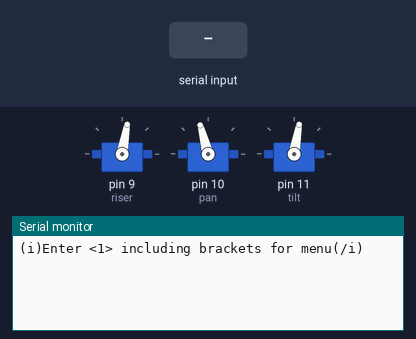
Bench run of a sketch on a simulated Arduino Mega 2560, built with avr-gcc and run on an emulated ATmega2560. Shown: 3 × servo, the last lines printed to the serial monitor. The test bench sets the inputs (shaded band).

Above: at 1.2 s.
1.3 s: "<90,45,200>" received over Serial
At 2.5 s:
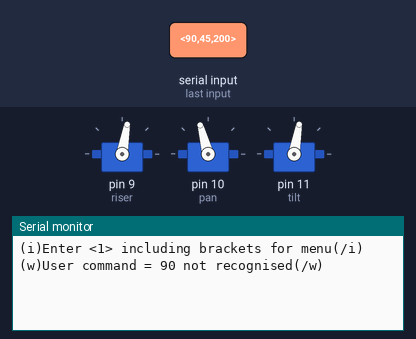
2.8 s: "<1>" received over Serial
At 3.6 s:
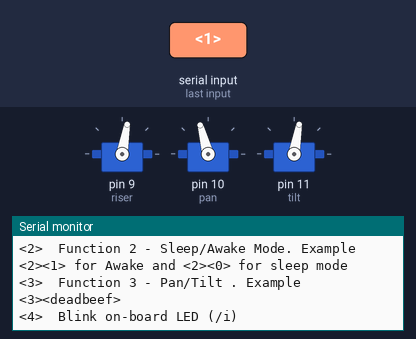

Measured:
- after the input at 1.3 s, the serial monitor: prints a new line at once (image 1)
- after the input at 2.8 s, the serial monitor: prints a new line at once (image 2)

The sketch:

skynet_arduino.ino
```cpp
/*
 * Skynet Arduino Control Code
*/

#include <Servo.h>
#include "adagio.h"

Servo riser, pan, tilt;


void setup() {
  initServos();
  initSerial();
  cmdRequest = true;  //request a user command
  Serial.println("(i)Enter <1> including brackets for menu(/i)");
}

void loop() {
  getUserInput();  // Non blocking when no data in UART buffer

  if (newData || requestUserInput) {  // There is:  1.A new command
                                      //            2.An on-going check for user input from a non blocking
                                      //              function being called from the 'case' as indicated
                                      //              by 'userCmd'(loop() that continues to call through 'switch')
                                      //            3.New valid user data not yet 'consumed' by some code

    if (newData && cmdRequest) {  // Update 'userCmd' new user command for switch structure
      userCmd = atoi(rxBuff);
      clear_rxBuff();  // clear the buffer for the next user input
      newData = cmdRequest = false;
    }

    switch (userCmd) {  // Same case could be called many times e.g. if a
                        // downstream function is awaiting user input (non blocking)
      case 1:           // <1>
        printMenu();
        newData = requestUserInput = false;  // Clear flags, downstream function could request user input again
        cmdRequest = true;                   // Should ideally be set by called function return - task may not complete on this call
        break;

      case 2:  // <2>
        changeAwakeState();
        break;

      // case 3:  // <2>
      //   pan();
      //   break;

      // case 4:  // <2>
      //   tilt();
      //   break;

      case 5:           // <4>
        blinkLED_BUILT_IN();
        newData = requestUserInput = false;  // Clear flags, downstream function could request user input again
        cmdRequest = true;                   // Should ideally be set by called function return - task may not complete on this call
        break;

      default:
        Serial.print("(w)User command = ");
        Serial.print(userCmd);
        Serial.println(" not recognised(/w)");
        clear_rxBuff();
        newData = false;
        cmdRequest = true;
        break;
    }
  }
}


/*-------------------------FUNCTIONS----------------------------*/
void initServos(){

  riser.attach(9);
  pan.attach(10);
  tilt.attach(11);
  riser.write(RISER_SLEEP_POS);
  pan.write(PAN_SLEEP_POS);
  tilt.write(TILT_SLEEP_POS);

}
void initSerial() {
  /*
  unsigned long t0, t1;
  t0 = micros();
  */
  Serial.begin(BAUDRATE);
  /*
  while(!Serial) {;}          // haven't seen this add any delay on Arduino Uno
  t1 = micros();
  Serial.print("Serial initialized in ");
  Serial.print(t1 - t0);
  Serial.println("us");
  Serial.println();
  */
}

// This function gets the user inputs encapsulated within the angle brackets <...> from the serial port
void getUserInput() {
  static bool inProgress = false;  // to indicate when a valid msg is being read - see next comment re static declaration
  static uint8_t index = 0;        // declare static because valid msg(s) might be read over multiple calls
  char rx;                         // local variable for sucessive RX bytes from UART
  char startMark = '<';            // look for start symbol. Don't assume all UART buffer data is valid
  char endMark = '>';              // message ends when indicated by the end symbol

  while (Serial.available() > 0 && !newData) {  // only process one user input at a time
    rx = (char)Serial.read();                   // always read data if available which empties the UART buffer whether valid data or not
    if (inProgress) {                           // only retreive data after the start symbol (startMark byte) is detected
      if (rx != endMark && index < MAX_DATA_LEN) {
        rxBuff[index++] = rx;  // add the data to rxBuff after the start byte was found on a previous iteration
        //Serial.println(rx);               // debug
      }
      if (rx == endMark) {
        rxBuff[index] = '\0';              // put a string termination char (0x00) at the end of the rxBuff char array
        index = 0;                         // reset the index for the next valid message
        newData = true;                    // set the newData flag to indicate a valid message
        if (rxBuff[index] != startMark) {  // only set inProgress to false if there isn't another user input
          inProgress = false;
        }
        if (index == MAX_DATA_LEN && !newData) {  // fault - more data than allocated buffer space - dump the data
          inProgress = false;
          index = 0;
          clear_rxBuff();
        }
      }
    } else if (rx == startMark) {  // when the start symbol is found inProgress flag is set and if(inProgress)
      inProgress = true;           // evaluates true on the next iteration
    }
  }
}

// This function clears the receive buffer in case incorrect data is received
void clear_rxBuff() {
  for (int i = 0; i < MAX_DATA_LEN; i++) {
    rxBuff[i] = '\0';  // 0x00 string termination character
  }
}

// Function for debug purposes
void toggleDebugPin() {
  static boolean pinState = false;
  if (pinState) {
    digitalWrite(DEBUG_PIN, LOW);
  } else {
    digitalWrite(DEBUG_PIN, HIGH);
  }
  pinState = !pinState;
}

// Function for debug purposes
void blinkLED_BUILT_IN() {
  digitalWrite(LED_BUILTIN, HIGH);
  delay(100);
  digitalWrite(LED_BUILTIN, LOW);
  delay(100);
}

void changeAwakeState() {
  if (requestUserInput) {
    if (newData) {
      String argument = String(rxBuff);
      int awakeFlag = sanitiseInputNum(argument.toInt());
      //Do Something------------------------------------
      if(awakeFlag==1){
          for (riserPos = RISER_SLEEP_POS; riserPos <= RISER_AWAKE_POS; riserPos += 1) { // goes from 0 degrees to 180 degrees
            riser.write(riserPos);
            delay(5);
            tiltPos = map(riserPos,RISER_SLEEP_POS,RISER_AWAKE_POS,TILT_SLEEP_POS,TILT_AWAKE_POS);
            tilt.write(tiltPos);             // tell servo to go to position in variable 'pos'
            delay(5);
          }
          }
else{
   for (riserPos = RISER_AWAKE_POS;  riserPos>= RISER_SLEEP_POS; riserPos -= 1) { // goes from 0 degrees to 180 degrees
            riser.write(riserPos);
            delay(5);
            tiltPos = map(riserPos,RISER_SLEEP_POS,RISER_AWAKE_POS,TILT_SLEEP_POS,TILT_AWAKE_POS);
            tilt.write(tiltPos);             // tell servo to go to position in variable 'pos'
            delay(5);
   }

}
      Serial.print("(i)Function <2> called. Argument parsed correctly as float. Value was: ");
      Serial.print(awakeFlag);
      Serial.println("(/i)");

      //----------------------------------------------------
      newData = requestUserInput = false;
      cmdRequest = true;  // return to looking for user commands
      }
    }
   else {
    newData = false;  // if rxBuff data isn't available request it
    requestUserInput = true;
  }
}

void moveServos() {
  if (requestUserInput) {
    if (newData) {
      String argument = String(rxBuff);
      //Do Something------------------------------------
      int readPan = sanitiseInputNum(argument.toInt());
      //Do Something------------------------------------

      pan.write(readPan);
      Serial.print("(i)Function <2> called. Argument parsed correctly as float. Value was: ");
      Serial.print(readPan);
      Serial.println("(/i)");
      //----------------------------------------------------
      newData = requestUserInput = false;
      cmdRequest = true;  // return to looking for user commands

    }
  }
 else {
    newData = false;  // if rxBuff data isn't available request it
    requestUserInput = true;
  }
}


// This function prints the main menu of options from FLASH
void printMenu() {
  for (int i = 0; i < mainStrTableCount; i++) {
    strcpy_P(flashBuff, (char *)pgm_read_word(&(stringTable[i])));  // Necessary casts and dereferencing.
    Serial.println(flashBuff);
    delay(1);
  }
}

// This function sanitises voltage inputs in case a NaN is sent
float sanitiseInputNum(float num) {
  if (isnan(num)) {
    Serial.println("(w)Numeric input was parsed as NaN. Using 0(/w)");
    return 0;
  } else {
    return num;
  }
}
```

adagio.h
```cpp
#include <stdint.h>
#include <EEPROM.h>         // Used to read the internal Arduino EEPROM

#define RISER_SLEEP_POS 80
#define RISER_AWAKE_POS 180
#define PAN_SLEEP_POS 105
#define PAN_AWAKE_POS 105
#define TILT_SLEEP_POS 80
#define TILT_AWAKE_POS 20


// Serial Port and Generic Constants
const int BAUDRATE = 9600;        // Serial port speed
const uint8_t DEBUG_PIN = 48;
const uint8_t MAX_CMD_LEN = 32;    // Max Data size of command received (usually 2 chars that represent a number e.g <12>)
const uint8_t MAX_DATA_LEN = 104;  // Max Data size of data received as argument for the functions (can be anything so we give enough space)

// Arduino EEPROM Constants
const uint8_t EEDAC1MIN = 0;     // EEPROM cal data stored as 4 byte float
const uint8_t EEDAC1MAX = 4;     // Increment 4 bytes to next address

// Application Constants

// Strings stored in FLASH
const char mainMenu0[] PROGMEM = {"(i)Encapsulate input in angle brackets <...>\nMenu options:\n"};
const char mainMenu1[] PROGMEM = {"<1>  Print this menu"};
const char mainMenu2[] PROGMEM = {"<2>  Function 2 - Sleep/Awake Mode. Example <2><1> for Awake and <2><0> for sleep mode"};
const char mainMenu3[] PROGMEM = {"<3>  Function 3 - Pan/Tilt . Example <3><deadbeef>"};
const char mainMenu4[] PROGMEM = {"<4>  Blink on-board LED (/i)"};

// Main menu strings table
const uint8_t mainStrTableCount = 5;
const char *const stringTable[mainStrTableCount] PROGMEM = {mainMenu0, mainMenu1, mainMenu2, mainMenu3, mainMenu4};

// Application Variables
char rxBuff[MAX_DATA_LEN + 1];           // Serial port receive buffer. Add 1 to allow for adding a string termination char
bool newData = false;                    // Flag to indicate a valid user input data
bool cmdRequest = false;                 // Flag to indicate a user command request
bool requestUserInput = false;           // Flag to indicate awaiting data from the user
int userCmd = 0;                         // For switch structure, '0' not a valid case

char flashBuff[128];                     // Holds data from FLASH memory (strings saved and so on)

int riserPos = 0;
int tiltPos = 0;
int panPos = 0;

// Basic Functions
void initSerial(void);
void getUserInput(void);
void clear_rxBuff(void);
void toggleDebugPin(void);
void blinkLED_BUILT_IN(void);
void printMenu(void);
void changeAwakeState(void);
void moveServos(void);
float sanitiseInputNum(float num);
```
